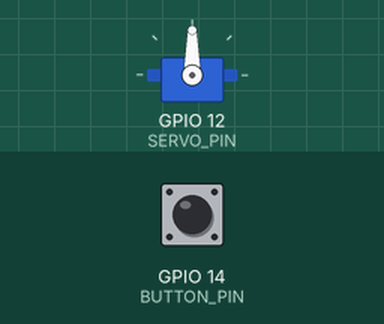
A program run on a simulated ESP32. Shown: servo. The test bench sets the inputs (shaded band); at power-on: GPIO 14 (BUTTON_PIN) LOW. WiFi joins after 1.5 s; servers stay silent unless stated; storage starts empty; what the program prints to the serial monitor is not drawn.

Above: at 3.2 s.
3.3 s: GPIO 14 (BUTTON_PIN) pulled HIGH for 0.15 s
At 4.4 s:
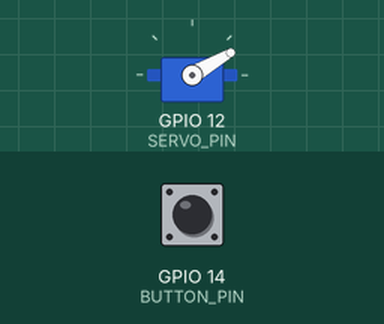
5.0 s: GPIO 14 (BUTTON_PIN) pulled HIGH for 3.2 s
At 5.15 s:
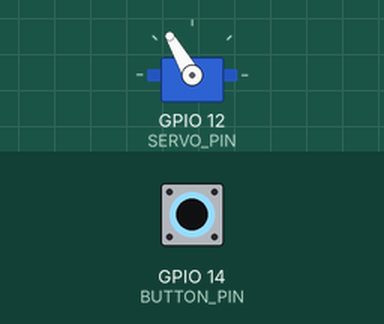
Timing chart, 0 to 9.7 s (numbered marks = the images above; inputs shaded):
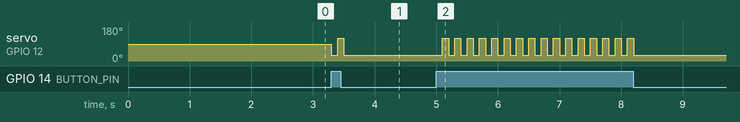

The program:

main.cpp
```cpp
#include <Arduino.h>
#include <AsyncTCP.h>
#include <ESPAsyncWebServer.h>
#include <FS.h>
#include <SPIFFS.h>
#include <Servo.h>
#include <WiFi.h>
#define FORMAT_SPIFFS_IF_FAILED true

#define SERVO_PIN 12
#define BUTTON_PIN 14

#define ARM_DOWN 30
#define ARM_UP 120

#define HTTP_PORT 80

#define TIMEMAX 2147483640

AsyncWebServer server(HTTP_PORT);

Servo myservo;

long duration = 0;
long time_counter = 0;
bool auto_flag = false;
bool ring_flag = false;

const char *wifi_ssid = "sample";
const char *wifi_password = "sample";

hw_timer_t *timer = NULL;

void IRAM_ATTR onTimer() {
	if (time_counter > TIMEMAX + 2) {
		time_counter = 0;
	}
	time_counter++;
	if (auto_flag) {
		if (time_counter >= duration) {
			ring_flag = true;
			time_counter = 0;
		}
	}
}

void wifi_connect(const char *ssid, const char *password) {
	Serial.println("");
	Serial.print("WiFi Connenting");

	WiFi.begin(ssid, password);
	while (WiFi.status() != WL_CONNECTED) {
		Serial.print(".");
		delay(1000);
	}

	Serial.println("");
	Serial.print("Connected : ");
	Serial.println(WiFi.localIP());
}

void ring() {
	myservo.write(ARM_DOWN);
	delay(100);
	myservo.write(ARM_UP);
	delay(100);
	myservo.write(ARM_DOWN);
}

void setting(long d) {
	if (d < 0) {
		time_counter = 0;
		auto_flag = false;
	} else if (d <= TIMEMAX) {
		time_counter = 0;
		duration = d;
		auto_flag = true;
	}
}

void notFound(AsyncWebServerRequest *request) {
	if (request->method() == HTTP_OPTIONS) {
		request->send(200);
	} else {
		request->send(404);
	}
}

void setup() {
	// put your setup code here, to run once:
	pinMode(BUTTON_PIN, INPUT);

	timer = timerBegin(0, 80, true);
	timerAttachInterrupt(timer, &onTimer, true);
	timerAlarmWrite(timer, 1000000, true);
	timerAlarmEnable(timer);

	Serial.begin(115200);
	myservo.attach(SERVO_PIN, -1, 0, 180, 544, 2400);
	wifi_connect(wifi_ssid, wifi_password);
	SPIFFS.begin(FORMAT_SPIFFS_IF_FAILED);

	server.on("/ring", HTTP_POST, [](AsyncWebServerRequest *request) {
		ring();
		request->send(SPIFFS, "/www/index.html");
	});

	server.on("/setting", HTTP_POST, [](AsyncWebServerRequest *request) {
		ring();
		if (request->hasArg("duration")) {
			setting((long)atol(request->arg("duration").c_str()));
		}
		request->send(SPIFFS, "/www/index.html");
	});

	server.serveStatic("/", SPIFFS, "/www/").setDefaultFile("index.html");
	server.onNotFound(notFound);

	DefaultHeaders::Instance().addHeader("Access-Control-Allow-Origin", "*");
	DefaultHeaders::Instance().addHeader("Access-Control-Allow-Headers", "*");
	server.begin();
}

void loop() {
	// put your main code here, to run repeatedly:
	// ring();
	if (ring_flag) {
		ring();
		ring();
		ring_flag = false;
	}
	if (digitalRead(BUTTON_PIN) == HIGH) {
		ring();
	}
}
```

Measured:
- after the input at 3.3 s, servo on GPIO 12 (SERVO_PIN): 90° → 30° at once, → 120° 0.10 s later, → 30° 0.10 s later
- after the input at 5.0 s, servo on GPIO 12 (SERVO_PIN): alternates 120° for 0.10 s and 30° for 0.10 s, 32 changes in all, then stays 30°, starting after 0.10 s
